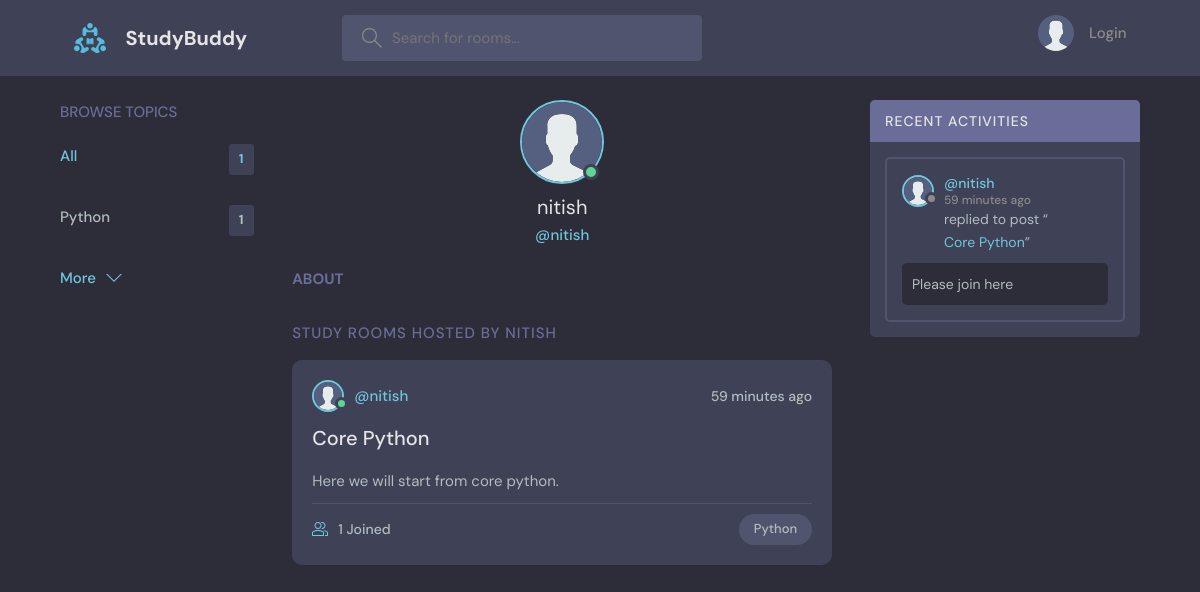
Page /profile/1/ on the committed database.
### base/models.py (models this page shows, shortened)
class Topic(models.Model):
    name = models.CharField(max_length=200)

class User(AbstractUser):
    name = models.CharField(max_length=255, null=True)
    email = models.EmailField(unique=True, null=True)
    bio = models.TextField(null=True)
    USERNAME_FIELD = 'email'
    REQUIRED_FIELDS = []

class Message(models.Model):
    user = models.ForeignKey(User, on_delete=models.CASCADE)
    room = models.ForeignKey(Room, on_delete=models.CASCADE)
    body = models.TextField()
    updated = models.DateTimeField(auto_now=True)
    created = models.DateTimeField(auto_now_add=True)
    class Meta:
        ordering = ['-updated', '-created'] # - means descending order

class Room(models.Model):
    host = models.ForeignKey(User, on_delete=models.SET_NULL, null=True)
    topic = models.ForeignKey(Topic, on_delete=models.SET_NULL, null=True)
    name = models.CharField(max_length=200)
    description = models.TextField(null=True, blank=True)
    participants = models.ManyToManyField(User, related_name='participants', blank=True) # many to many relationship
    updated = models.DateTimeField(auto_now=True)
    created = models.DateField(auto_now_add=True)
    class Meta:
        ordering = ['-updated', '-created'] # - means descending order
    def __str__(self):
        return self.name

### base/views.py (the view)
# urls.py: path('profile/<str:pk>/', views.profilePage, name='profile'),
def profilePage(request, pk):
    users = User.objects.get(id=pk)
    rooms  = users.room_set.all()
    room_messages = users.message_set.all()
    all_topics_count = Topic.objects.all().count()
    topics = Topic.objects.all()[0:5]
    print('---------------------')
    print(room_messages.query)
    print('---------------------')
    context = {'users':users, 'rooms': rooms, 'room_messages':room_messages, 'topics':topics, 'all_topics_count':all_topics_count}
    return render(request, 'base/profile.html', context)

### base/templates/base/profile.html (shortened to what this page needs)
{% extends 'main.html' %}
{% block content %}
  {% load static %}
  <main class="profile-page layout layout--3">
    <div class="container">
      {% include 'base/topics_component.html' %}
      {% load static %}
  <div class="roomList">
    <div class="profile">
      <div class="profile__avatar">
        <div class="avatar avatar--large active">
          <img src="{% static 'assets\avatar.svg'%}" />
        </div>
      </div>
      <div class="profile__info">
        <h3>{{users.username}}</h3>
        <p>@{{users.username}}</p>
      </div>
      <div class="profile__about">
        <h3>About</h3>
      </div>
    </div>
    <div class="roomList__header">
      <div>
        <h2>Study Rooms Hosted by {{users.username}}</a>
        </h2>
      </div>
    </div>
    {% for room_message in room_messages %}
    <div class="roomListRoom">
      <div class="roomListRoom__header">
        <a href="profile.html" class="roomListRoom__author">
          <div class="avatar avatar--small active">
            <img src="{% static 'assets/avatar.svg' %}" />
          </div>
          <span>@{{room_message.user.username}}</span>
        </a>
        <div class="roomListRoom__actions">
          <span>{{room_message.created|timesince}} ago</span>
        </div>
      </div>
      <div class="roomListRoom__content">
        <a href="{% url 'room' room_message.room.id %}">{{room_message.room}}</a>
        <p>
          {{room_message.room.description}}
        </p>
      </div>
      <div class="roomListRoom__meta">
        <a class="roomListRoom__joined">
          {{room_message.room.participants.all.count}} Joined
        </a>
        <p class="roomListRoom__topic">{{room_message.room.topic.name}}</p>
      </div>
    </div>
    {% endfor %}
  </div>
      {% include 'base/activity_component.html' %}
    </div>
  </main>
{% endblock content %}

### base/templates/base/topics_component.html
<div class="topics">
    <div class="topics__header">
      <h2>Browse Topics</h2>
    </div>
    <ul class="topics__list">
      <li>
        <a href="{% url 'home' %}" class="active">All <span>{{all_topics_count}}</span></a>
      </li>
      {% for topic in topics %}
      <li>
        <a href="{% url 'home'%}?q={{topic.name}}">{{topic.name}} <span>{{topic.room_set.all.count}}</span></a>
      </li>
      {% endfor %}
    </ul>
    <a class="btn btn--link" href="{% url 'topics' %}">
      More
      <svg version="1.1" xmlns="http://www.w3.org/2000/svg" width="32" height="32" viewBox="0 0 32 32">
        <title>chevron-down</title>
        <path d="M16 21l-13-13h-3l16 16 16-16h-3l-13 13z"></path>
      </svg>
    </a>
  </div>

### base/templates/base/activity_component.html (shortened to what this page needs)
{% load static %}
  <div class="activities">
    <div class="activities__header">
      <h2>Recent Activities</h2>
    </div>
    {% for room_message in room_messages %}
      <div class="activities__box">
        <div class="activities__boxHeader roomListRoom__header">
          <a href="{% url 'profile' room_message.user.id %}" class="roomListRoom__author">
            <div class="avatar avatar--small">
              <img src="{% static 'assets/avatar.svg' %}" />
            </div>
            <p>
              @{{room_message.user.username}}
              <span>{{room_message.created|timesince}} ago</span>
            </p>
          </a>
        </div>
        <div class="activities__boxContent">
          <p>replied to post “<a href="{% url 'room' room_message.room.id %}">{{room_message.room.name}}</a>”</p>
          <div class="activities__boxRoomContent">
            {{room_message.body}}
          </div>
        </div>
      </div>
    {% endfor %}
  </div>

### rows in the picture
Topic: name "Python", room_set.all.count "1"
User: username "nitish", username "NITISH"
Message: user.username "nitish", created "59 minutes", room "Core Python", room.description "Here we will start from core python.", room.participants.all.count "1", room.topic.name "Python", room.name "Core Python", body "Please join here"

### other values in the picture
{{ all_topics_count }} "1"
